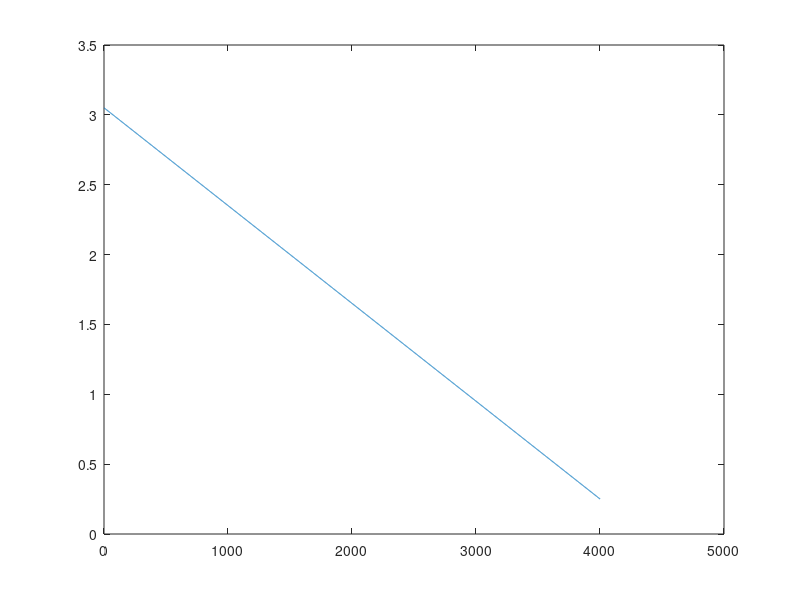
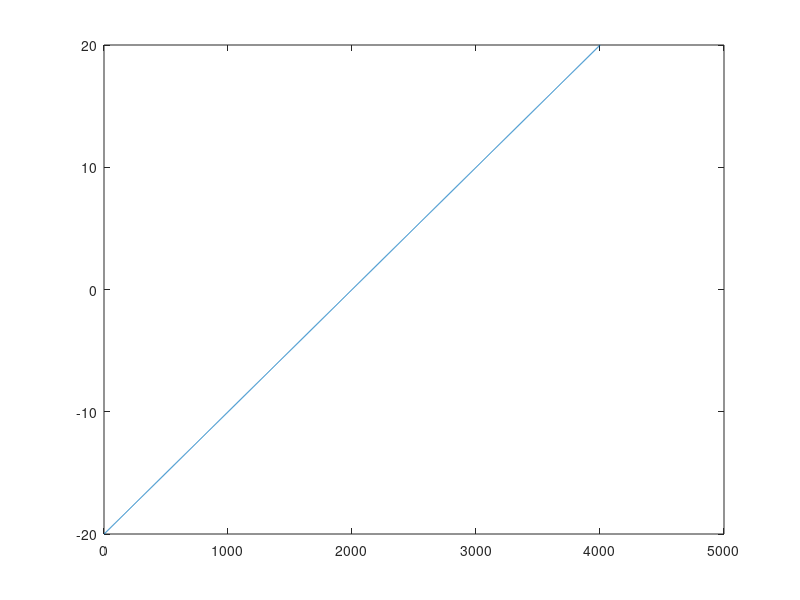

Write the MATLAB code that produced these figures, in order.
clear
clc
close all

Current = -20:0.01:20;
Resistance = 7e-3;

SN_SP_voltage = Current*Resistance;

DRV_GAIN = 10;

k  = 2;

Vref = 3.3;

Vo = Vref/k-DRV_GAIN*SN_SP_voltage;

max(Vo)
min(Vo)


figure
plot(Vo)

CurrentRetransform = (Vo-Vref/k)/(-DRV_GAIN)/Resistance;

figure
plot(CurrentRetransform)
max(CurrentRetransform)
min(CurrentRetransform)